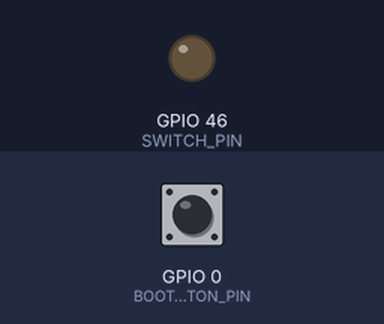
Simulated run of this program. Board: ESP32-S3. Parts: output pins drawn as LEDs (lit = HIGH). The inputs (shaded band) are chosen by the test bench; at power-on: GPIO 0 (BOOT_BUTTON_PIN) HIGH.

Above: at 1.2 s.
1.3 s: GPIO 0 (BOOT_BUTTON_PIN) pulled LOW for 0.15 s
At 1.37 s:
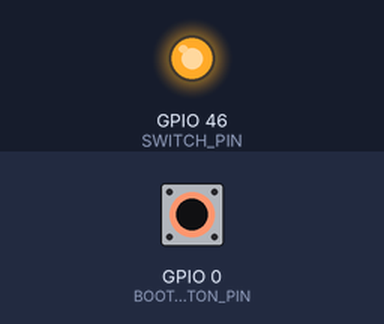
2.9 s: GPIO 0 (BOOT_BUTTON_PIN) pulled LOW for 3.2 s
At 6.8 s:
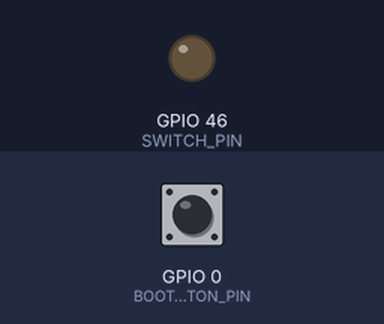
Timing chart, 0 to 8.3 s (numbered marks = the images above; inputs shaded):
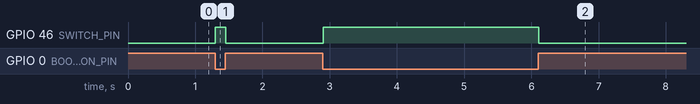

The program:

main.cpp
```cpp
#include <Arduino.h>

// Pin definitions
const int BOOT_BUTTON_PIN = 0;  // Boot button is typically on GPIO0
const int SWITCH_PIN = 46;      // Switch connected to GPIO46

// Task handle
TaskHandle_t switchTaskHandle = NULL;

// Switch control task
void switchControlTask(void *parameter) {
    // Configure pins
    pinMode(BOOT_BUTTON_PIN, INPUT);
    pinMode(SWITCH_PIN, OUTPUT);

    while(1) {
        // Read boot button state and write it to switch
        bool buttonState = !digitalRead(BOOT_BUTTON_PIN); // Inverted because boot button is active LOW
        digitalWrite(SWITCH_PIN, buttonState);

        // Small delay to prevent task from hogging CPU
        vTaskDelay(pdMS_TO_TICKS(10));
    }
}

void setup() {
    // Create the switch control task
    xTaskCreate(
        switchControlTask,    // Task function
        "SwitchControl",      // Task name
        2048,                // Stack size (bytes)
        NULL,                // Task parameters
        1,                   // Task priority
        &switchTaskHandle    // Task handle
    );
}

void loop() {
    // Empty loop as we're using FreeRTOS tasks
    vTaskDelay(pdMS_TO_TICKS(1000));
}
```

Measured:
- after the input at 1.3 s, GPIO 46 (SWITCH_PIN): LOW → HIGH at once, → LOW 0.15 s later
- after the input at 2.9 s, GPIO 46 (SWITCH_PIN): LOW → HIGH at once, → LOW 3.2 s later
